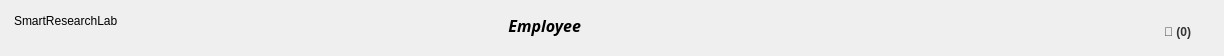
       <widget class="QFrame" name="topBar">
        <property name="minimumSize">
         <size>
          <width>0</width>
          <height>56</height>
         </size>
        </property>
        <property name="maximumSize">
         <size>
          <width>16777215</width>
          <height>70</height>
         </size>
        </property>
        <property name="frameShape">
         <enum>QFrame::Shape::NoFrame</enum>
        </property>
        <widget class="QLabel" name="lblBrand">
         <property name="geometry">
          <rect>
           <x>14</x>
           <y>10</y>
           <width>160</width>
           <height>22</height>
          </rect>
         </property>
         <property name="text">
          <string>SmartResearchLab</string>
         </property>
         <property name="textFormat">
          <enum>Qt::TextFormat::RichText</enum>
         </property>
         <property name="alignment">
          <set>Qt::AlignmentFlag::AlignLeading|Qt::AlignmentFlag::AlignLeft|Qt::AlignmentFlag::AlignVCenter</set>
         </property>
        </widget>
        <widget class="QLabel" name="lblPageTitle">
         <property name="geometry">
          <rect>
           <x>390</x>
           <y>10</y>
           <width>191</width>
           <height>31</height>
          </rect>
         </property>
         <property name="font">
          <font>
           <family>Vivaldi</family>
           <pointsize>12</pointsize>
           <italic>true</italic>
           <bold>true</bold>
          </font>
         </property>
         <property name="text">
          <string>Employee</string>
         </property>
         <property name="alignment">
          <set>Qt::AlignmentFlag::AlignRight|Qt::AlignmentFlag::AlignTrailing|Qt::AlignmentFlag::AlignVCenter</set>
         </property>
        </widget>
        <widget class="QPushButton" name="btnNotif">
         <property name="geometry">
          <rect>
           <x>1140</x>
           <y>20</y>
           <width>75</width>
           <height>24</height>
          </rect>
         </property>
         <property name="styleSheet">
          <string notr="true">border: none; font-weight: bold; color: #333;</string>
         </property>
         <property name="text">
          <string>🔔 (0)</string>
         </property>
        </widget>
       </widget>
